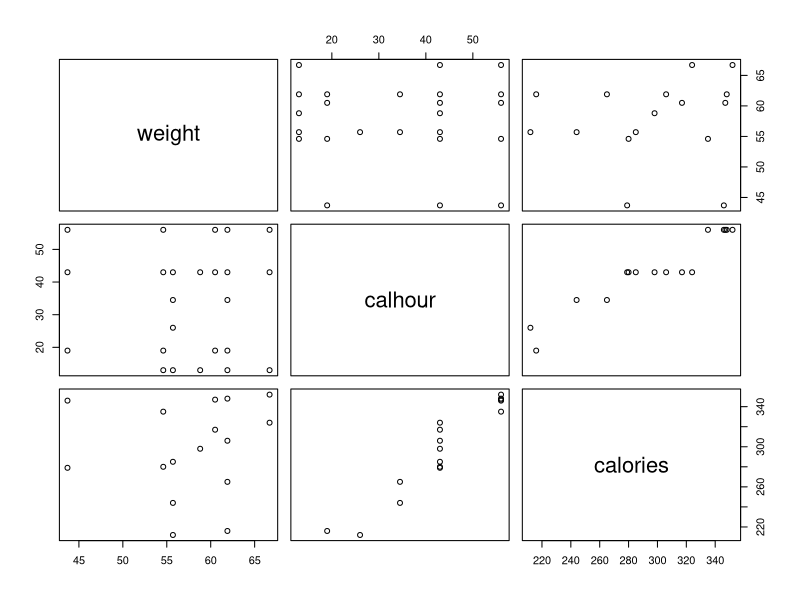

This chart was generated by the following R code: (Note: this script raises an error after producing the figure.)
## ---- chunk 1
requirements = c("nlme", "effects", "pastecs", "lattice", 
                 "psych", "ggplot2", "GGally", "mice", "VIM", "aod", "BaM", "lme4", "ipw")
lapply(requirements, require, character.only = T)
## ---- chunk 2
options(digits=4)
muscledata = read.table("muscle-incomplete.txt", header=T, na.strings = "NA")
muscledata
## ---- chunk 3
summary(muscledata)
## ---- chunk 4
plot(muscledata)
## ---- chunk 5
muscledata_edit = na.omit(muscledata)
attach(muscledata)
par(mfrow=c(1,3))
stat.desc(muscledata[,c("weight","calhour","calories")],basic = TRUE, desc = TRUE)
boxplot(weight, main='weight', col="pink")
boxplot(calhour, main='calhour', col="magenta")
boxplot(calories, main='calories', col="purple")
par(mfrow=c(1,1))
#boxplot(calories~calhour, xlab="Calhour",ylab="Calories")
## ---- chunk 6
ggpairs(muscledata_edit)
## ---- chunk 7
ggplot(muscledata_edit, aes(x=calhour, y=calories)) + geom_point(colour="magenta") + geom_smooth(colour="purple", method="lm") + ggtitle("calhour vs. calories")
## ---- chunk 8
cor(calhour, calories)
## ---- chunk 9
cor.test(calhour, calories, alternative = "two.sided", method = "pearson")
## ---- chunk 10
cor.test(weight, calories, alternative = "two.sided", method = "pearson")
## ---- chunk 11
muscledata_edit = na.omit(muscledata)
muscledata.complete.case = lm(calories~weight+calhour+weight*calhour, data=muscledata_edit)
muscledata.complete.case.summary = summary(muscledata.complete.case)
muscledata.complete.case.summary
plot(allEffects(muscledata.complete.case))
## ---- chunk 12
plot(allEffects(muscledata.complete.case))
## ---- chunk 13
muscledata.complete.case.2 = lm(calories~calhour+weight+calhour*weight, data=muscledata_edit)
summary(muscledata.complete.case.2)
plot(allEffects(muscledata.complete.case.2))
## ---- chunk 14
aggr(muscledata, numbers = TRUE, prop = FALSE, ylab = c("Histogram of missing data", "Pattern"), col= c("pink", "purple"))
## ---- chunk 15
par(mfrow=c(1,1))
aggr(muscledata, combined=TRUE, numbers = TRUE, prop = TRUE, cex.numbers=0.87, varheight = FALSE)

histMiss(muscledata, col= c("pink", "purple"))
legend(40,8, legend=c("Observed Data", "Missing Data"),
       col=c("pink", "purple"), pch=19, cex=0.8)

histMiss(muscledata, pos=2, col= c("pink", "purple"))
legend(52,8, legend=c("Observed Data", "Missing Data"),
       col=c("pink", "purple"), pch=19, cex=0.8)

marginplot(muscledata[c("calhour","calories")], col= c("pink", "purple"))
legend(12, 345, legend=c("Observed Data", "Missing Data"),
       col=c("pink", "purple"), pch=19, cex=0.8)

marginplot(muscledata[c("weight","calories")], col= c("pink", "purple"))
legend(45, 345, legend=c("Observed Data", "Missing Data"),
       col=c("pink", "purple"), pch=19, cex=0.8)
## ---- chunk 16
muscledata.stepwise = step(lm(calories ~1, data=muscledata_edit), scope=~weight+calhour+weight*calhour, direction="both")
## ---- chunk 17
muscledata.complete.case = lm(calories~weight+calhour+weight*calhour, data=muscledata_edit)
summary(muscledata.complete.case)
## ---- chunk 18
plot(allEffects(muscledata.complete.case))
## ---- chunk 19
invisible(capture.output(muscledata.imp.pmm = mice(muscledata, meth = c("", "", "pmm"), m=100))) # imputation of different values, 100 different complete datasets
invisible(capture.output(muscledata.fit.pmm = with(data=muscledata.imp.pmm, exp=glm(calories~weight+calhour+weight*calhour))))  # analysis, creating a Q for each imputed dataset
invisible(capture.output(muscledata.pmm = pool(muscledata.fit.pmm)))  # pooling the Qs together to create one estimate Q mean. if Q are approx normally distributed, we calculate mean over all Q and sum the within and between imputation variance using Rubins method
summary(muscledata.pmm)
## ---- chunk 20
MI.fitted.values.pmm = complete(muscledata.imp.pmm, "long", inc=T)
muscledata.results.mi.pmm = glm(calories~weight+calhour+weight*calhour, data=MI.fitted.values.pmm)
dlist=list(calhour=seq(20,60,10))
plot(allEffects(muscledata.results.mi.pmm,xlevels=dlist)[1], main="PMM effects plot")
## ---- chunk 21
col <- rep(c("pink","purple")[1+as.numeric(is.na(muscledata.imp.pmm$data$calories))],101)
stripplot(calories~.imp, data=MI.fitted.values.pmm, jit=TRUE, fac=0.8, col=col, pch=20, cex=1.4, xlab="Imputation number", main="Original data vs. generated data (PMM)")
## ---- chunk 22
invisible(capture.output(muscledata.imp.norm = mice(muscledata, meth = c("", "", "norm"), m=100))) # imputation of different values, 100 different complete datasets
invisible(capture.output(muscledata.fit.norm = with(data=muscledata.imp.norm, exp=glm(calories~weight+calhour+weight*calhour))))  # analysis, creating a Q for each imputed dataset
invisible(capture.output(muscledata.norm = pool(muscledata.fit.norm)))  # pooling the Qs together to create one estimate Q mean. if Q are approx normally distributed, we calculate mean over all Q and sum the within and between imputation variance using Rubins method
summary(muscledata.norm)
## ---- chunk 23
MI.fitted.values.norm = complete(muscledata.imp.norm, "long", inc=T)
muscledata.results.mi.norm = glm(calories~weight+calhour+weight*calhour, data=MI.fitted.values.norm)
dlist=list(calhour=seq(20,60,10))
plot(allEffects(muscledata.results.mi.norm,xlevels=dlist)[1], main="NORM effects plot")
## ---- chunk 24
col <- rep(c("pink","purple")[1+as.numeric(is.na(muscledata.imp.norm$data$calories))],101)
stripplot(calories~.imp, data=MI.fitted.values.norm, jit=TRUE, fac=0.8, col=col, pch=20, cex=1.4, xlab="Imputation number", main="Original data vs. generated data (NORM)")
## ---- chunk 25
IPWanal_muscledata = muscledata
IPWanal_muscledata$r = as.numeric(!is.na(IPWanal_muscledata$calories))
muscledata.ipw.glm = lm(r ~ calhour, data=IPWanal_muscledata, family=binomial)
summary(muscledata.ipw.glm)
IPWanal_muscledata$w = 1/fitted(muscledata.ipw.glm)
muscledata.results.ipw= lm(calories~weight+calhour+weight*calhour, data=IPWanal_muscledata, weights=muscledata$w)
summary(muscledata.results.ipw)
## ---- chunk 26
plot(allEffects(muscledata.results.ipw), main="IPW effects plot")
## ---- chunk 27
AIC(muscledata.complete.case)
AIC(muscledata.results.ipw)
